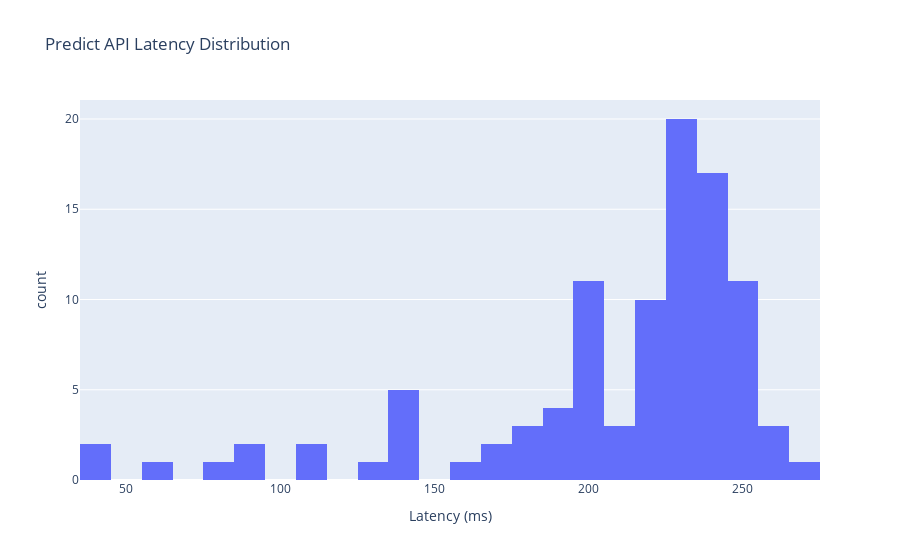
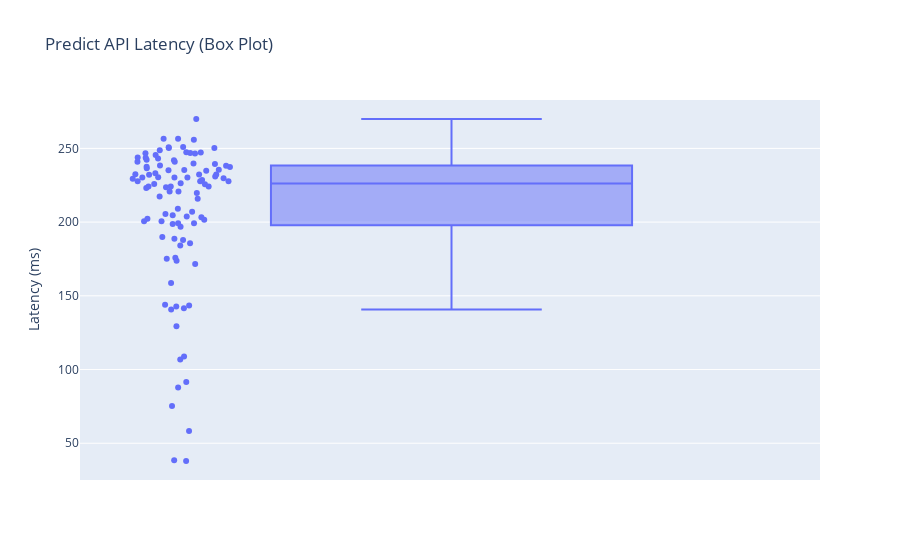

These figures' notebook cell, in order:
### Code cell
# Predict latency plots
fig_predict_hist = px.histogram(
    predict_df,
    x="delta_ms",
    nbins=30,
    title="Predict API Latency Distribution",
    labels={"delta_ms": "Latency (ms)"},
)
fig_predict_hist.show()

fig_predict_box = px.box(
    predict_df,
    y="delta_ms",
    points="all",
    title="Predict API Latency (Box Plot)",
    labels={"delta_ms": "Latency (ms)"},
)
fig_predict_box.show()

### Figure 1 — Plotly figure (JSON) as saved in the notebook; plotly's stock layout.template omitted (floating-point values rounded to 4 significant figures)
{"data": [{"alignmentgroup": "True", "bingroup": "x", "hovertemplate": "Latency (ms)=%{x}<br>count=%{y}<extra></extra>", "legendgroup": "", "marker": {"color": "#636efa", "pattern": {"shape": ""}}, "name": "", "nbinsx": 30, "offsetgroup": "", "orientation": "v", "showlegend": false, "type": "histogram", "x": [38.39, 37.96, 58.36, 75.24, 129.3, 91.55, 108.8, 106.8, 87.86, 143.9, 143.4, 142.8, 141.6, 140.7, 158.7, 175.8, 175.1, 173.9, 171.6, 188.7, 189.9, 203.8, 187.9, 202.3, 201.7, 185.7, 184.1, 199.3, 198.8, 199.2, 196.9, 200.5, 209.1, 207.0, 223.6, 223.1, 205.6, 219.7, 204.6, 203.3, 200.6, 229.8, 215.9, 230.3, 227.6, 229.3, 228.5, 225.8, 227.7, 224.1, 225.6, 224.1, 235.2, 248.7, 227.8, 247.3, 226.4, 233.2, 220.7, 243.9, 230.4, 232.1, 242.2, 250.8, 256.6, 255.9, 236.5, 251.0, 250.2, 243.7, 269.9, 246.7, 239.7, 256.6, 250.3, 230.2, 230.9, 247.4, 234.8, 240.9, 240.9, 245.6, 224.1, 238.2, 220.8, 246.8, 235.3, 246.5, 217.4, 243.1, 242.0, 237.3, 235.5, 239.4, 237.6, 232.5, 230.2, 238.4, 232.2, 232.3], "xaxis": "x", "yaxis": "y"}], "layout": {"barmode": "relative", "legend": {"tracegroupgap": 0}, "title": {"text": "Predict API Latency Distribution"}, "xaxis": {"anchor": "y", "domain": [0, 1], "title": {"text": "Latency (ms)"}}, "yaxis": {"anchor": "x", "domain": [0, 1], "title": {"text": "count"}}}}

### Figure 2 — Plotly figure (JSON) as saved in the notebook; plotly's stock layout.template omitted (floating-point values rounded to 4 significant figures)
{"data": [{"alignmentgroup": "True", "boxpoints": "all", "hovertemplate": "Latency (ms)=%{y}<extra></extra>", "legendgroup": "", "marker": {"color": "#636efa"}, "name": "", "notched": false, "offsetgroup": "", "orientation": "v", "showlegend": false, "type": "box", "x0": " ", "xaxis": "x", "y": [38.39, 37.96, 58.36, 75.24, 129.3, 91.55, 108.8, 106.8, 87.86, 143.9, 143.4, 142.8, 141.6, 140.7, 158.7, 175.8, 175.1, 173.9, 171.6, 188.7, 189.9, 203.8, 187.9, 202.3, 201.7, 185.7, 184.1, 199.3, 198.8, 199.2, 196.9, 200.5, 209.1, 207.0, 223.6, 223.1, 205.6, 219.7, 204.6, 203.3, 200.6, 229.8, 215.9, 230.3, 227.6, 229.3, 228.5, 225.8, 227.7, 224.1, 225.6, 224.1, 235.2, 248.7, 227.8, 247.3, 226.4, 233.2, 220.7, 243.9, 230.4, 232.1, 242.2, 250.8, 256.6, 255.9, 236.5, 251.0, 250.2, 243.7, 269.9, 246.7, 239.7, 256.6, 250.3, 230.2, 230.9, 247.4, 234.8, 240.9, 240.9, 245.6, 224.1, 238.2, 220.8, 246.8, 235.3, 246.5, 217.4, 243.1, 242.0, 237.3, 235.5, 239.4, 237.6, 232.5, 230.2, 238.4, 232.2, 232.3], "y0": " ", "yaxis": "y"}], "layout": {"boxmode": "group", "legend": {"tracegroupgap": 0}, "title": {"text": "Predict API Latency (Box Plot)"}, "xaxis": {"anchor": "y", "domain": [0, 1]}, "yaxis": {"anchor": "x", "domain": [0, 1], "title": {"text": "Latency (ms)"}}}}
